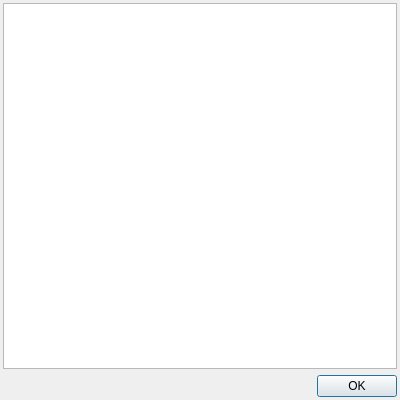
<?xml version="1.0" encoding="UTF-8"?>
<ui version="4.0">
 <class>ConsoleLogDialog</class>
 <widget class="QWidget" name="ConsoleLogDialog">
  <property name="geometry">
   <rect>
    <x>0</x>
    <y>0</y>
    <width>400</width>
    <height>400</height>
   </rect>
  </property>
  <property name="windowTitle">
   <string>Tarsnap Console Log</string>
  </property>
  <layout class="QVBoxLayout" name="consoleWindowLayout">
   <property name="leftMargin">
    <number>3</number>
   </property>
   <property name="topMargin">
    <number>3</number>
   </property>
   <property name="rightMargin">
    <number>3</number>
   </property>
   <property name="bottomMargin">
    <number>3</number>
   </property>
   <item>
    <widget class="TTextView" name="consoleLogTextView"/>
   </item>
   <item>
    <widget class="QDialogButtonBox" name="buttonBox">
     <property name="standardButtons">
      <set>QDialogButtonBox::Ok</set>
     </property>
    </widget>
   </item>
  </layout>
 </widget>
 <customwidgets>
  <customwidget>
   <class>TTextView</class>
   <extends>QPlainTextEdit</extends>
   <header>TTextView.h</header>
  </customwidget>
 </customwidgets>
 <resources/>
 <connections/>
</ui>
